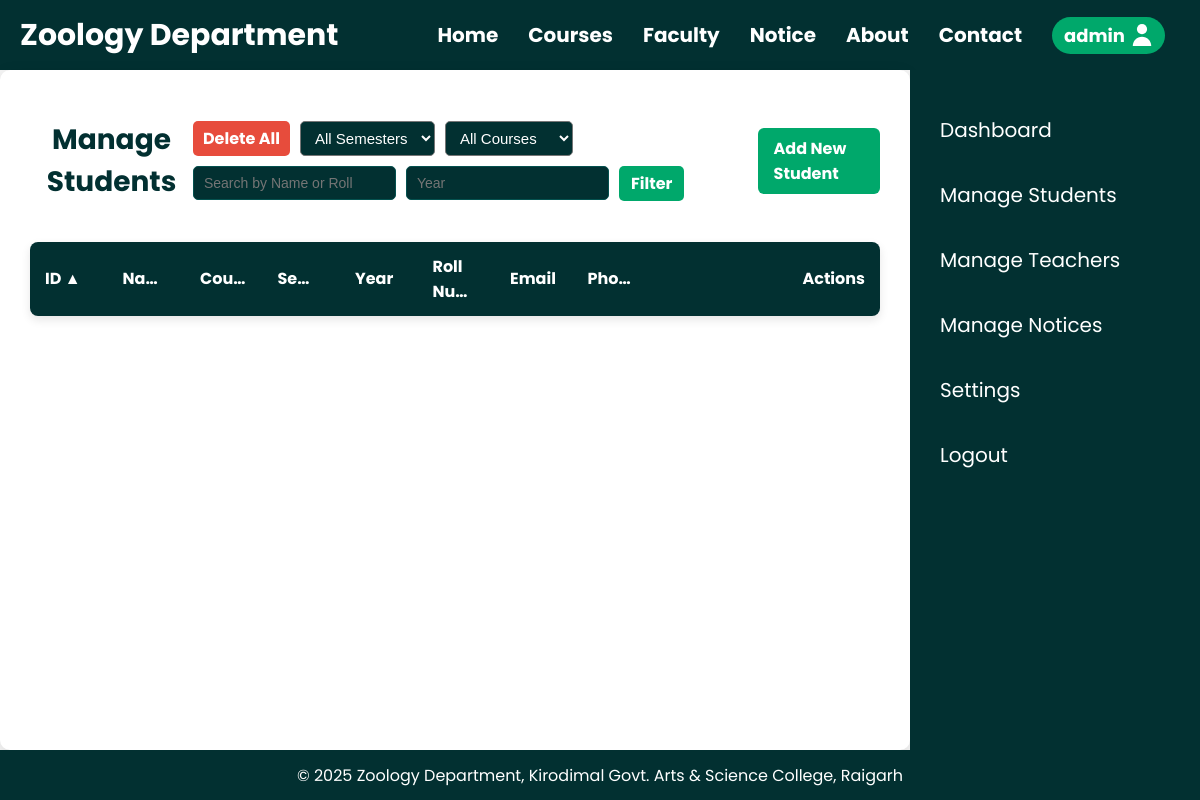
The app's page /manage_students.php (signed in), older data.
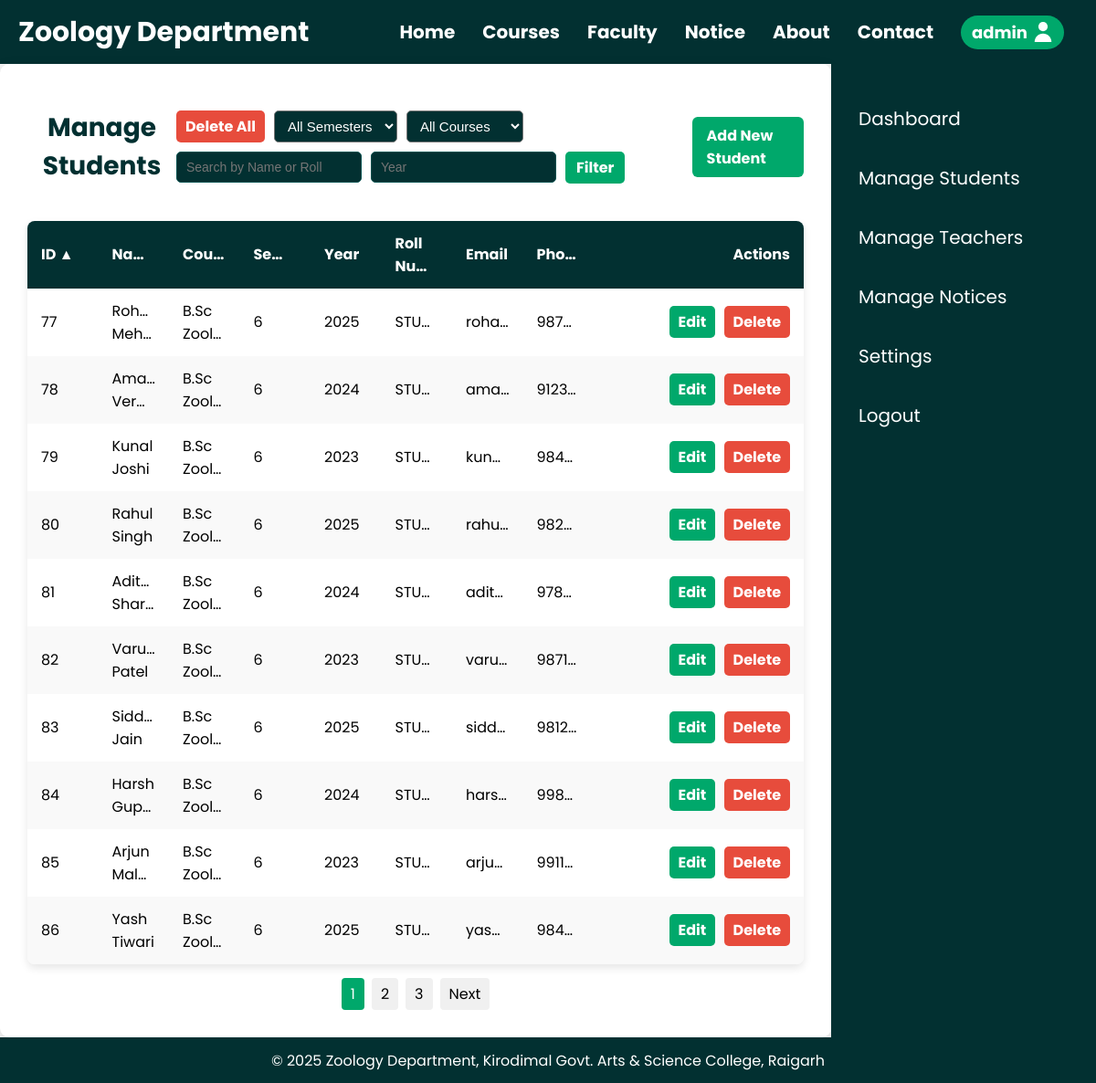
The same page, newer data.
### tables this page shows
CREATE TABLE IF NOT EXISTS `students` (
  `user_id` int NOT NULL AUTO_INCREMENT,
  `full_name` varchar(100) NOT NULL,
  `course` varchar(50) DEFAULT NULL,
  `semester` varchar(10) DEFAULT NULL,
  `year` varchar(10) DEFAULT NULL,
  `roll_number` varchar(20) DEFAULT NULL,
  `phone_number` varchar(20) DEFAULT NULL,
  `dob` date DEFAULT NULL,
  `email` varchar(50) DEFAULT NULL,
  PRIMARY KEY (`user_id`)
);

### manage_students.php (the view, shortened to what this page needs)
<?php
include 'database/database.php';
include 'header.php';
$sort_by = isset($_GET['sort']) ? $_GET['sort'] : 'user_id';
$order = isset($_GET['order']) ? $_GET['order'] : 'ASC';
$order = strtoupper($order) === 'DESC' ? 'DESC' : 'ASC';
$filter_semester = isset($_GET['filter_semester']) ? $_GET['filter_semester'] : '';
$filter_course = isset($_GET['filter_course']) ? $_GET['filter_course'] : '';
$filter_year = isset($_GET['filter_year']) ? $_GET['filter_year'] : '';
$limit = 10;
$page = isset($_GET['page']) ? max(1, intval($_GET['page'])) : 1;
$offset = ($page - 1) * $limit;
$where = [];
$search = isset($_GET['search']) ? mysqli_real_escape_string($conn, $_GET['search']) : '';
$where_sql = $where ? "WHERE " . implode(" AND ", $where) : "";
$total_result = mysqli_query($conn, "SELECT COUNT(*) AS total FROM students $where_sql");
$total_row = mysqli_fetch_assoc($total_result);
$total_pages = ceil($total_row['total'] / $limit);
$query = "SELECT * FROM students $where_sql ORDER BY $sort_by $order LIMIT $limit OFFSET $offset";
$result = mysqli_query($conn, $query);
$arrow_up = "&#9650;";
$arrow_down = "&#9660;";
?>
<main class="admin-dashboard-container">
    <?php include 'admin_sidebar.php'; ?>
    <div class="admin-content">
        <div class="title-row">
            <h1 class="admintitle">Manage Students</h1>
            <form method="GET" class="filters-form">
                <a href="delete_all.php?filter_semester=<?php echo $filter_semester ?>&filter_course=<?php echo $filter_course ?>&filter_year=<?php echo $filter_year ?>&search=<?php echo urlencode($search); ?>" class="delete">Delete All</a>
                <select name="filter_semester" class="filter-select">
                    <option value="">All Semesters</option>
                </select>
                <select name="filter_course" class="filter-select">
                    <option value="">All Courses</option>
                </select>
                <input type="text" name="search" placeholder="Search by Name or Roll" value="<?php echo isset($_GET['search']) ? htmlspecialchars($_GET['search']) : ''; ?>" class="filter-input">
                <input type="text" name="filter_year" placeholder="Year" value="<?php echo htmlspecialchars($filter_year); ?>" class="filter-input">
                <input type="submit" value="Filter" class="filter-submit">
            </form>
            <a href="add_student.php" class="add-button">Add New Student</a>
        </div>
        <table>
            <thead>
                <tr>
                    <?php
                    $columns = [
                        'user_id'=>'ID',
                        'full_name'=>'Name',
                        'course'=>'Course',
                        'semester'=>'Semester',
                        'year'=>'Year',
                        'roll_number'=>'Roll Number',
                        'email'=>'Email',
                        'phone_number'=>'Phone'
                    ];
                    foreach($columns as $col=>$label):
                        $new_order = ($sort_by==$col && $order=='ASC') ? 'DESC' : 'ASC';
                        $arrow = '';
                        if($sort_by==$col) $arrow = $order=='ASC' ? $arrow_up : $arrow_down;
                        echo "<th><a href='?sort=$col&order=$new_order&filter_semester=$filter_semester&filter_course=$filter_course&filter_year=$filter_year' class='sort-link'>$label $arrow</a></th>";
                    endforeach;
                    ?>
                    <th>Actions</th>
                </tr>
            </thead>
            <tbody>
                <?php while($row = mysqli_fetch_assoc($result)): ?>
                <tr>
                    <td><?php echo $row['user_id']; ?></td>
                    <td><?php echo $row['full_name']; ?></td>
                    <td><?php echo $row['course']; ?></td>
                    <td><?php echo $row['semester']; ?></td>
                    <td><?php echo $row['year']; ?></td>
                    <td><?php echo $row['roll_number']; ?></td>
                    <td><?php echo $row['email']; ?></td>
                    <td><?php echo $row['phone_number']; ?></td>
                    <td class="actions-cell">
                        <a href="edit_student.php?id=<?php echo $row['user_id']; ?>" class="edit">Edit</a>
                        <a href="delete_student.php?id=<?php echo $row['user_id']; ?>" class="delete">Delete</a>
                    </td>
                </tr>
                <?php endwhile; ?>
            </tbody>
        </table>
        <div class="pagination">
            <?php for($p=1;$p<=$total_pages;$p++): ?>
                <a href="?page=<?php echo $p ?>&sort=<?php echo $sort_by ?>&order=<?php echo $order ?>&filter_semester=<?php echo $filter_semester ?>&filter_course=<?php echo $filter_course ?>&filter_year=<?php echo $filter_year ?>" class="page-link <?php if($page==$p) echo 'active'; ?>"><?php echo $p ?></a>
            <?php endfor; ?>
            <?php if($page<$total_pages): ?>
                <a href="?page=<?php echo $page+1 ?>&sort=<?php echo $sort_by ?>&order=<?php echo $order ?>&filter_semester=<?php echo $filter_semester ?>&filter_course=<?php echo $filter_course ?>&filter_year=<?php echo $filter_year ?>" class="page-link">Next</a>
            <?php endif; ?>
        </div>
    </div>
</main>
<?php include 'footer.php'; ?>

### header.php (shortened to what this page needs)
<?php
$isLoggedIn = isset($_SESSION['role']);
$username = $isLoggedIn ? $_SESSION['username'] : '';
$role = $isLoggedIn ? $_SESSION['role'] : '';
?>
<!DOCTYPE html>
<html lang="en">
<head>
    <link rel="stylesheet" href="style.css">
</head>
<body>
<header>
    <h1>Zoology Department</h1>
    <nav>
        <a href="index.php">Home</a>
        <a href="courses.php">Courses</a>
        <a href="faculty.php">Faculty</a>
        <a href="notice.php">Notice</a>
        <a href="about.php">About</a>
        <a href="contact.php">Contact</a>
    </nav>
    <?php if(!$isLoggedIn): ?>
        <a href="login.php" class="login-button">Login</a>
    <?php else: ?>
        <?php
            $dashboardLink = 'student_dashboard.php';
            if($role === 'admin') {
                $dashboardLink = 'admin_dashboard.php';
            } elseif($role === 'teacher') {
                $dashboardLink = 'teacher_dashboard.php';
            }
        ?>
        <a href="<?php echo $dashboardLink; ?>" class="login-button admin-username">
            <?php echo htmlspecialchars($username); ?>
            <img src="content/usericon.svg" alt="user" class="usericon">
        </a>
    <?php endif; ?>
</header>

### admin_sidebar.php
<head>
    <link rel="stylesheet" type="text/css" href="style.css">
</head>
<aside class="admin-sidebar">
    <nav>
        <ul>
            <li><a href="admin_dashboard.php">Dashboard</a></li>
            <li><a href="manage_students.php">Manage Students</a></li>
            <li><a href="manage_teachers.php">Manage Teachers</a></li>
            <li><a href="manage_notices.php">Manage Notices</a></li>
            <li><a href="admin_settings.php">Settings</a></li>
            <li><a href="logout.php">Logout</a></li>
        </ul>
    </nav>
</aside>

### footer.php
    <footer>
        <p>&copy; 2025 Zoology Department, Kirodimal Govt. Arts & Science College, Raigarh</p>
    </footer>
</body>
</html>

Row changes from the older to the newer data that the page shows:
added students: user_id "77", full_name "Roh…", course "B.Sc Zool…", semester "6", year "2025", roll_number "STU…", email "roha…", phone_number "987…"
added students: user_id "78", full_name "Ama…", course "B.Sc Zool…", semester "6", year "2024", roll_number "STU…", email "ama…", phone_number "9123…"
added students: user_id "79", full_name "Kunal Joshi", course "B.Sc Zool…", semester "6", year "2023", roll_number "STU…", email "kun…", phone_number "984…"
added students: user_id "80", full_name "Rahul Singh", course "B.Sc Zool…", semester "6", year "2025", roll_number "STU…", email "rahu…", phone_number "982…"
added students: user_id "81", full_name "Adit…", course "B.Sc Zool…", semester "6", year "2024", roll_number "STU…", email "adit…", phone_number "978…"
added students: user_id "82", full_name "Varun Patel", course "B.Sc Zool…", semester "6", year "2023", roll_number "STU…", email "varu…", phone_number "9871…"
added students: user_id "83", full_name "Sidd…", course "B.Sc Zool…", semester "6", year "2025", roll_number "STU…", email "sidd…", phone_number "9812…"
added students: user_id "84", full_name "Hars…", course "B.Sc Zool…", semester "6", year "2024", roll_number "STU…", email "hars…", phone_number "998…"
added students: user_id "85", full_name "Arju…", course "B.Sc Zool…", semester "6", year "2023", roll_number "STU…", email "arju…", phone_number "9911…"
added students: user_id "86", full_name "Yash Tiwari", course "B.Sc Zool…", semester "6", year "2025", roll_number "STU…", email "yash…", phone_number "984…"
Text that changed along with them:
new list line: "1"
new list line: "2"
new list line: "3"
text now shown: "Next"
